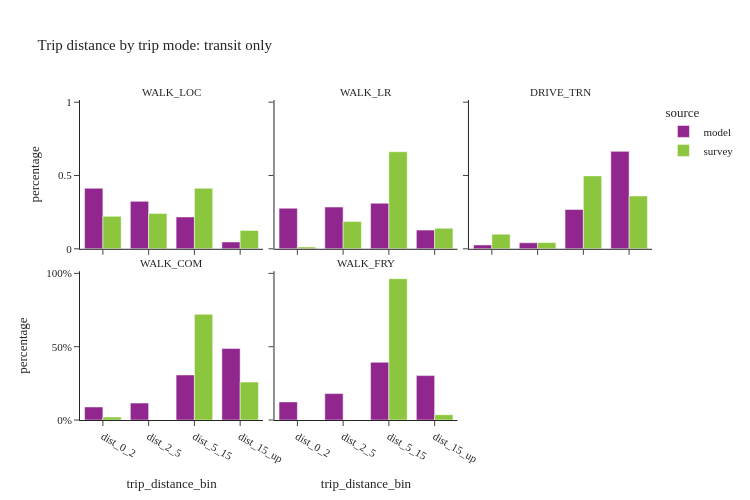

Source (notebook cell):
### Code cell
util.plot_share_facetbar(trip_data, 'trip_weight', share_col="trip_distance_bin", title="Trip distance by trip mode: transit only", 
                            facet_col="trip_mode_transit_only", facet_col_wrap=3, height=500, orientation='v')

### Figure 1 — Plotly figure (JSON) as saved in the notebook; plotly's stock layout.template omitted (floating-point values rounded to 4 significant figures)
{"data": [{"alignmentgroup": "True", "customdata": [[75636], [59304], [39802], [8524]], "hovertemplate": "source=model<br>trip_mode_transit_only=WALK_LOC<br>trip_distance_bin=%{x}<br>percentage=%{y}<br>sample_size=%{customdata[0]}<extra></extra>", "legendgroup": "model", "marker": {"color": "#91268F", "pattern": {"shape": ""}}, "name": "model", "offsetgroup": "model", "orientation": "v", "showlegend": true, "textposition": "auto", "type": "bar", "x": ["dist_0_2", "dist_2_5", "dist_5_15", "dist_15_up"], "xaxis": "x4", "y": [0.4127, 0.3236, 0.2172, 0.04651], "yaxis": "y4"}, {"alignmentgroup": "True", "customdata": [[12129], [12485], [13630], [5589]], "hovertemplate": "source=model<br>trip_mode_transit_only=WALK_LR<br>trip_distance_bin=%{x}<br>percentage=%{y}<br>sample_size=%{customdata[0]}<extra></extra>", "legendgroup": "model", "marker": {"color": "#91268F", "pattern": {"shape": ""}}, "name": "model", "offsetgroup": "model", "orientation": "v", "showlegend": false, "textposition": "auto", "type": "bar", "x": ["dist_0_2", "dist_2_5", "dist_5_15", "dist_15_up"], "xaxis": "x5", "y": [0.2767, 0.2848, 0.311, 0.1275], "yaxis": "y5"}, {"alignmentgroup": "True", "customdata": [[264], [413], [2690], [6670]], "hovertemplate": "source=model<br>trip_mode_transit_only=DRIVE_TRN<br>trip_distance_bin=%{x}<br>percentage=%{y}<br>sample_size=%{customdata[0]}<extra></extra>", "legendgroup": "model", "marker": {"color": "#91268F", "pattern": {"shape": ""}}, "name": "model", "offsetgroup": "model", "orientation": "v", "showlegend": false, "textposition": "auto", "type": "bar", "x": ["dist_0_2", "dist_2_5", "dist_5_15", "dist_15_up"], "xaxis": "x6", "y": [0.0263, 0.04115, 0.268, 0.6645], "yaxis": "y6"}, {"alignmentgroup": "True", "customdata": [[292], [379], [1009], [1603]], "hovertemplate": "source=model<br>trip_mode_transit_only=WALK_COM<br>trip_distance_bin=%{x}<br>percentage=%{y}<br>sample_size=%{customdata[0]}<extra></extra>", "legendgroup": "model", "marker": {"color": "#91268F", "pattern": {"shape": ""}}, "name": "model", "offsetgroup": "model", "orientation": "v", "showlegend": false, "textposition": "auto", "type": "bar", "x": ["dist_0_2", "dist_2_5", "dist_5_15", "dist_15_up"], "xaxis": "x", "y": [0.08894, 0.1154, 0.3073, 0.4883], "yaxis": "y"}, {"alignmentgroup": "True", "customdata": [[864], [1259], [2756], [2119]], "hovertemplate": "source=model<br>trip_mode_transit_only=WALK_FRY<br>trip_distance_bin=%{x}<br>percentage=%{y}<br>sample_size=%{customdata[0]}<extra></extra>", "legendgroup": "model", "marker": {"color": "#91268F", "pattern": {"shape": ""}}, "name": "model", "offsetgroup": "model", "orientation": "v", "showlegend": false, "textposition": "auto", "type": "bar", "x": ["dist_0_2", "dist_2_5", "dist_5_15", "dist_15_up"], "xaxis": "x2", "y": [0.1235, 0.1799, 0.3938, 0.3028], "yaxis": "y2"}, {"alignmentgroup": "True", "customdata": [[469], [550], [498], [120]], "hovertemplate": "source=survey<br>trip_mode_transit_only=WALK_LOC<br>trip_distance_bin=%{x}<br>percentage=%{y}<br>sample_size=%{customdata[0]}<extra></extra>", "legendgroup": "survey", "marker": {"color": "#8CC63E", "pattern": {"shape": ""}}, "name": "survey", "offsetgroup": "survey", "orientation": "v", "showlegend": true, "textposition": "auto", "type": "bar", "x": ["dist_0_2", "dist_2_5", "dist_5_15", "dist_15_up"], "xaxis": "x4", "y": [0.2215, 0.2409, 0.4123, 0.1253], "yaxis": "y4"}, {"alignmentgroup": "True", "customdata": [[17], [41], [45], [13]], "hovertemplate": "source=survey<br>trip_mode_transit_only=WALK_LR<br>trip_distance_bin=%{x}<br>percentage=%{y}<br>sample_size=%{customdata[0]}<extra></extra>", "legendgroup": "survey", "marker": {"color": "#8CC63E", "pattern": {"shape": ""}}, "name": "survey", "offsetgroup": "survey", "orientation": "v", "showlegend": false, "textposition": "auto", "type": "bar", "x": ["dist_0_2", "dist_2_5", "dist_5_15", "dist_15_up"], "xaxis": "x5", "y": [0.01249, 0.1859, 0.6621, 0.1396], "yaxis": "y5"}, {"alignmentgroup": "True", "customdata": [[8], [7], [40], [30]], "hovertemplate": "source=survey<br>trip_mode_transit_only=DRIVE_TRN<br>trip_distance_bin=%{x}<br>percentage=%{y}<br>sample_size=%{customdata[0]}<extra></extra>", "legendgroup": "survey", "marker": {"color": "#8CC63E", "pattern": {"shape": ""}}, "name": "survey", "offsetgroup": "survey", "orientation": "v", "showlegend": false, "textposition": "auto", "type": "bar", "x": ["dist_0_2", "dist_2_5", "dist_5_15", "dist_15_up"], "xaxis": "x6", "y": [0.09992, 0.04267, 0.4974, 0.36], "yaxis": "y6"}, {"alignmentgroup": "True", "customdata": [[1], [11], [10]], "hovertemplate": "source=survey<br>trip_mode_transit_only=WALK_COM<br>trip_distance_bin=%{x}<br>percentage=%{y}<br>sample_size=%{customdata[0]}<extra></extra>", "legendgroup": "survey", "marker": {"color": "#8CC63E", "pattern": {"shape": ""}}, "name": "survey", "offsetgroup": "survey", "orientation": "v", "showlegend": false, "textposition": "auto", "type": "bar", "x": ["dist_0_2", "dist_5_15", "dist_15_up"], "xaxis": "x", "y": [0.02036, 0.7211, 0.2586], "yaxis": "y"}, {"alignmentgroup": "True", "customdata": [[1], [6], [11]], "hovertemplate": "source=survey<br>trip_mode_transit_only=WALK_FRY<br>trip_distance_bin=%{x}<br>percentage=%{y}<br>sample_size=%{customdata[0]}<extra></extra>", "legendgroup": "survey", "marker": {"color": "#8CC63E", "pattern": {"shape": ""}}, "name": "survey", "offsetgroup": "survey", "orientation": "v", "showlegend": false, "textposition": "auto", "type": "bar", "x": ["dist_0_2", "dist_5_15", "dist_15_up"], "xaxis": "x2", "y": [0.0, 0.9642, 0.03583], "yaxis": "y2"}], "layout": {"annotations": [{"font": {}, "showarrow": false, "text": "WALK_COM", "x": 0.16, "xanchor": "center", "xref": "paper", "y": 0.465, "yanchor": "bottom", "yref": "paper"}, {"font": {}, "showarrow": false, "text": "WALK_FRY", "x": 0.5, "xanchor": "center", "xref": "paper", "y": 0.465, "yanchor": "bottom", "yref": "paper"}, {"font": {}, "showarrow": false, "text": "WALK_LOC", "x": 0.16, "xanchor": "center", "xref": "paper", "y": 1.0, "yanchor": "bottom", "yref": "paper"}, {"font": {}, "showarrow": false, "text": "WALK_LR", "x": 0.5, "xanchor": "center", "xref": "paper", "y": 1.0, "yanchor": "bottom", "yref": "paper"}, {"font": {}, "showarrow": false, "text": "DRIVE_TRN", "x": 0.84, "xanchor": "center", "xref": "paper", "y": 1.0, "yanchor": "bottom", "yref": "paper"}], "barmode": "group", "height": 500, "legend": {"title": {"text": "source"}, "tracegroupgap": 0}, "title": {"text": "Trip distance by trip mode: transit only"}, "width": 750, "xaxis": {"anchor": "y", "domain": [0.0, 0.32], "title": {"text": "trip_distance_bin"}}, "xaxis2": {"anchor": "y2", "domain": [0.34, 0.66], "matches": "x", "title": {"text": "trip_distance_bin"}}, "xaxis3": {"anchor": "y3", "domain": [0.68, 1.0], "matches": "x", "title": {"text": "trip_distance_bin"}}, "xaxis4": {"anchor": "y4", "domain": [0.0, 0.32], "matches": "x", "showticklabels": false}, "xaxis5": {"anchor": "y5", "domain": [0.34, 0.66], "matches": "x", "showticklabels": false}, "xaxis6": {"anchor": "y6", "domain": [0.68, 1.0], "matches": "x", "showticklabels": false}, "yaxis": {"anchor": "x", "domain": [0.0, 0.465], "tickformat": ".0%", "title": {"text": "percentage"}}, "yaxis2": {"anchor": "x2", "domain": [0.0, 0.465], "matches": "y", "showticklabels": false, "tickformat": ".0%"}, "yaxis3": {"anchor": "x3", "domain": [0.0, 0.465], "matches": "y", "showticklabels": false}, "yaxis4": {"anchor": "x4", "domain": [0.535, 1.0], "matches": "y", "title": {"text": "percentage"}}, "yaxis5": {"anchor": "x5", "domain": [0.535, 1.0], "matches": "y", "showticklabels": false}, "yaxis6": {"anchor": "x6", "domain": [0.535, 1.0], "matches": "y", "showticklabels": false}}}
